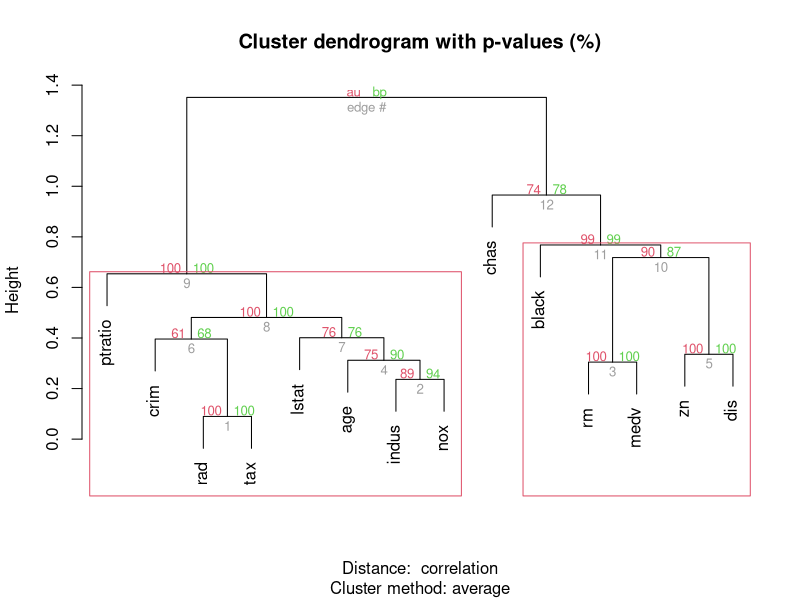
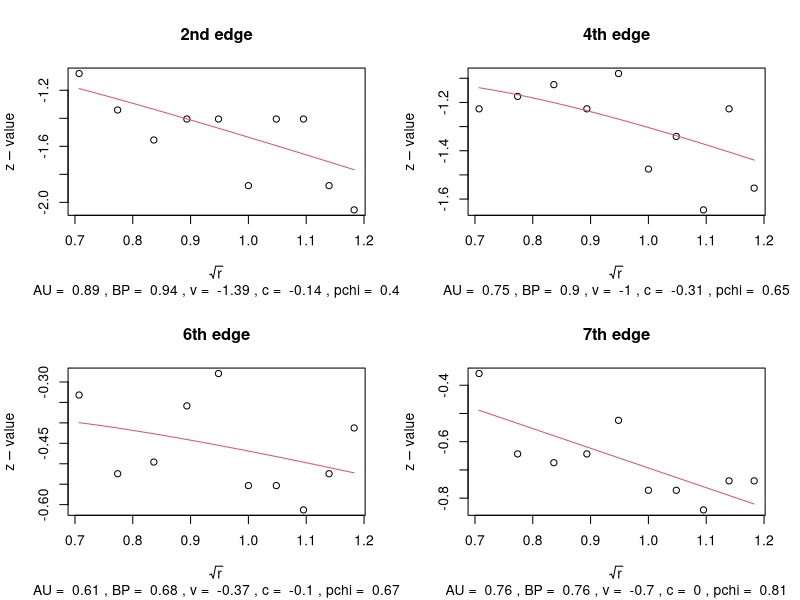
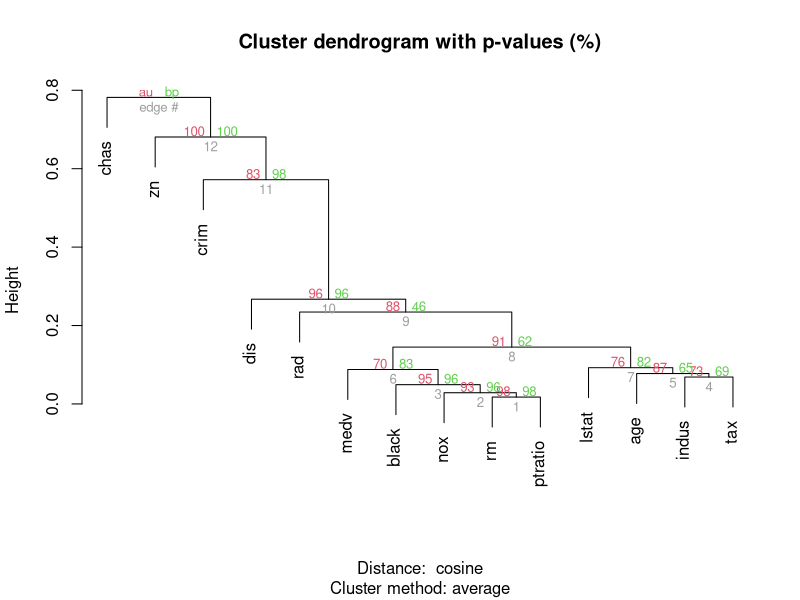

These figures' R source, in order:
library(pvclust)


### Name: pvclust
### Title: Calculating P-values for Hierchical Clustering
### Aliases: pvclust parPvclust
### Keywords: cluster

### ** Examples

### example using Boston data in package MASS
data(Boston, package = "MASS")

## multiscale bootstrap resampling (non-parallel)
boston.pv <- pvclust(Boston, nboot=100, parallel=FALSE)

## CAUTION: nboot=100 may be too small for actual use.
##          We suggest nboot=1000 or larger.
##          plot/print functions will be useful for diagnostics.

## plot dendrogram with p-values
plot(boston.pv)

ask.bak <- par()$ask
par(ask=TRUE)

## highlight clusters with high au p-values
pvrect(boston.pv)

## print the result of multiscale bootstrap resampling
print(boston.pv, digits=3)

## plot diagnostic for curve fitting
msplot(boston.pv, edges=c(2,4,6,7))

par(ask=ask.bak)

## print clusters with high p-values
boston.pp <- pvpick(boston.pv)
boston.pp

### Using a custom distance measure

## Define a distance function which returns an object of class "dist".
## The function must have only one argument "x" (data matrix or data.frame).
cosine <- function(x) {
    x <- as.matrix(x)
    y <- t(x) %*% x
    res <- 1 - y / (sqrt(diag(y)) %*% t(sqrt(diag(y))))
    res <- as.dist(res)
    attr(res, "method") <- "cosine"
    return(res)
}

result <- pvclust(Boston, method.dist=cosine, nboot=100)
plot(result)

## Not run: 
##D ### parallel computation
##D result.par <- pvclust(Boston, nboot=1000, parallel=TRUE)
##D plot(result.par)
## End(Not run)
